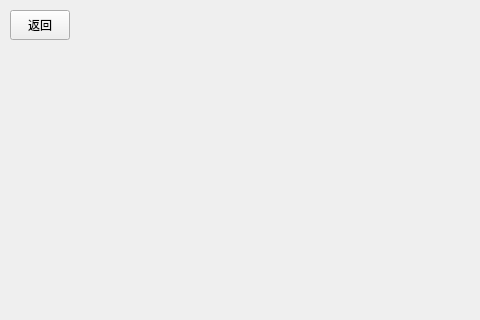
<?xml version="1.0" encoding="UTF-8"?>
<ui version="4.0">
 <class>Form</class>
 <widget class="QWidget" name="Form">
  <property name="geometry">
   <rect>
    <x>0</x>
    <y>0</y>
    <width>480</width>
    <height>320</height>
   </rect>
  </property>
  <property name="windowTitle">
   <string>普通布局</string>
  </property>
  <widget class="QLabel" name="label">
   <property name="geometry">
    <rect>
     <x>120</x>
     <y>0</y>
     <width>241</width>
     <height>320</height>
    </rect>
   </property>
   <property name="text">
    <string/>
   </property>
   <property name="pixmap">
    <pixmap>image/普通布局.png</pixmap>
   </property>
  </widget>
  <widget class="QPushButton" name="back">
   <property name="geometry">
    <rect>
     <x>10</x>
     <y>10</y>
     <width>60</width>
     <height>30</height>
    </rect>
   </property>
   <property name="text">
    <string>返回</string>
   </property>
  </widget>
 </widget>
 <resources/>
 <connections/>
</ui>
